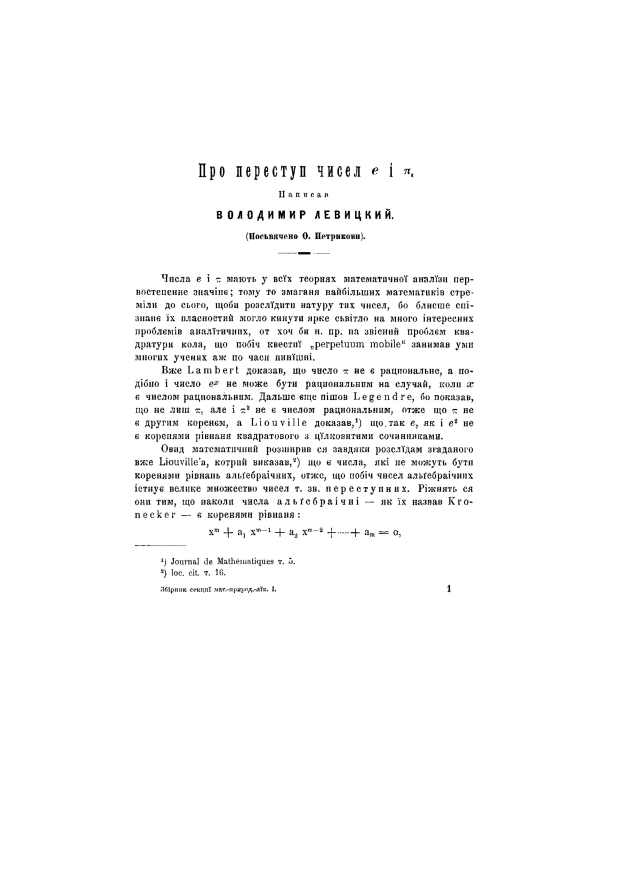
#> input picture hw_0/imgs_0/img_0.jpg, 2482 x 3508 px (shown at 1/4 size)
$ python -i b_w.py   (imports and definitions only)
#> lines starting #> are read from the running program, lines starting #| are printed output that depends on the picture; after the words box and inside, x2 and y2 are one past the last pixel; in counts of white or black regions, pixels touching at a corner belong together
#> in main, img is the input picture: shape (3508, 2482); min 0, max 255, mean 249
### hw_0/image_resize.py
import cv2


def image_resize(image, width = None, height = None, inter = cv2.INTER_AREA):
    # initialize the dimensions of the image to be resized and
    # grab the image size
#> called with height = 950, inter = 3
    dim = None
    (h, w) = image.shape[:2]
#> h = 3508; w = 2482

    # if both the width and height are None, then return the
    # original image
    if width is None and height is None:
        return image

    # check to see if the width is None
    if width is None:
        # calculate the ratio of the height and construct the
        # dimensions
        r = height / float(h)
#> r = 0.271
        dim = (int(w * r), height)
#> dim = (672, 950)

    # otherwise, the height is None
    else:
        # calculate the ratio of the width and construct the
        # dimensions
        r = width / float(w)
        dim = (width, int(h * r))

    # resize the image
    resized = cv2.resize(image, dim, interpolation = inter)
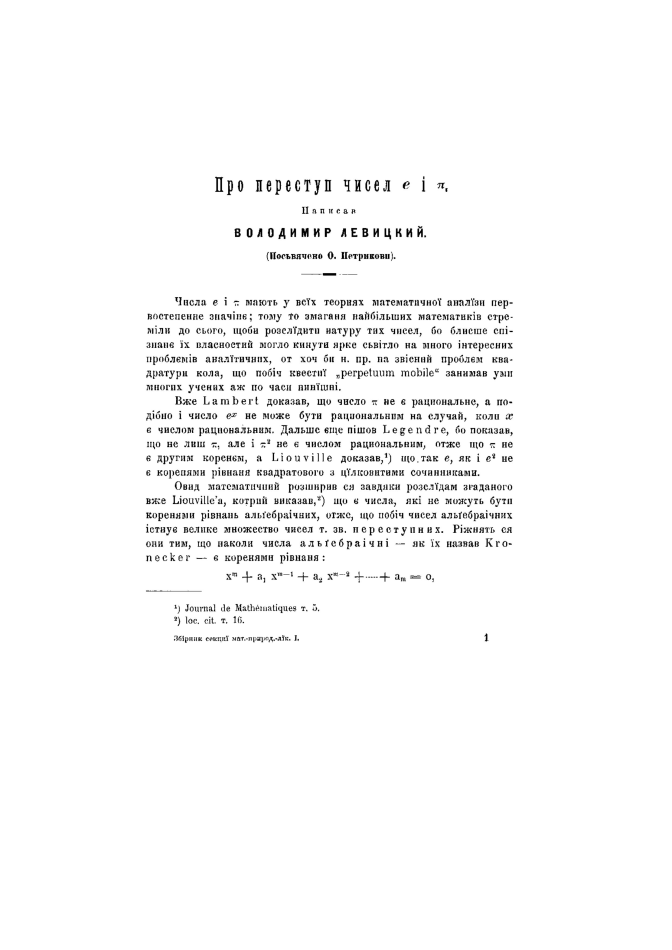
#> resized: shape (950, 672); min 0, max 255, mean 249

    # return the resized image
    return resized

### hw_0/b_w.py
import cv2
import numpy as np
from image_resize import image_resize

def main(file):
    rgb = (0, 255, 255)
    img = cv2.imread(file, cv2.IMREAD_GRAYSCALE)

    img = image_resize(img, height=950)

    kernel = np.ones((5,5),np.uint8)
    changed = cv2.erode(img, kernel, iterations=3)
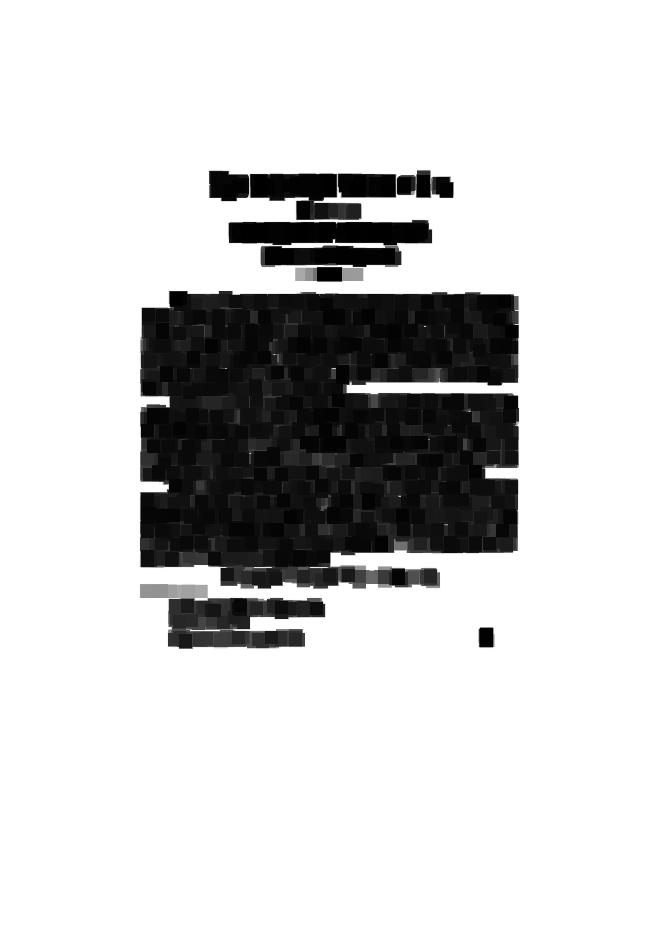
#> changed: shape (950, 672); min 0, max 255, mean 209.6
    changed = cv2.dilate(changed, kernel, iterations=3)
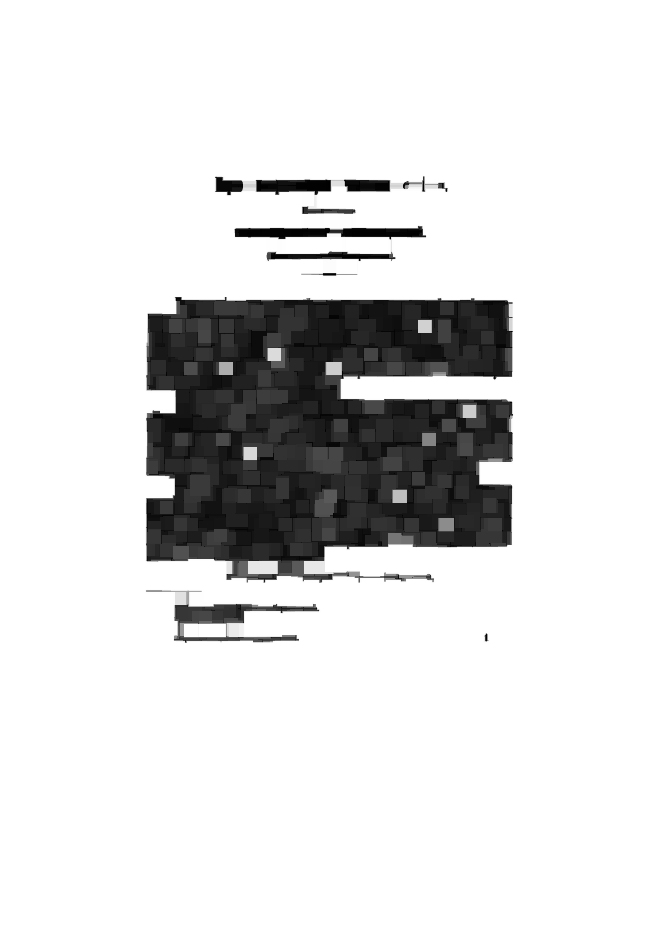
#> changed: shape (950, 672); min 0, max 255, mean 223.3

    ret, changed = cv2.threshold(changed, 127, 255, cv2.THRESH_BINARY+cv2.THRESH_OTSU)
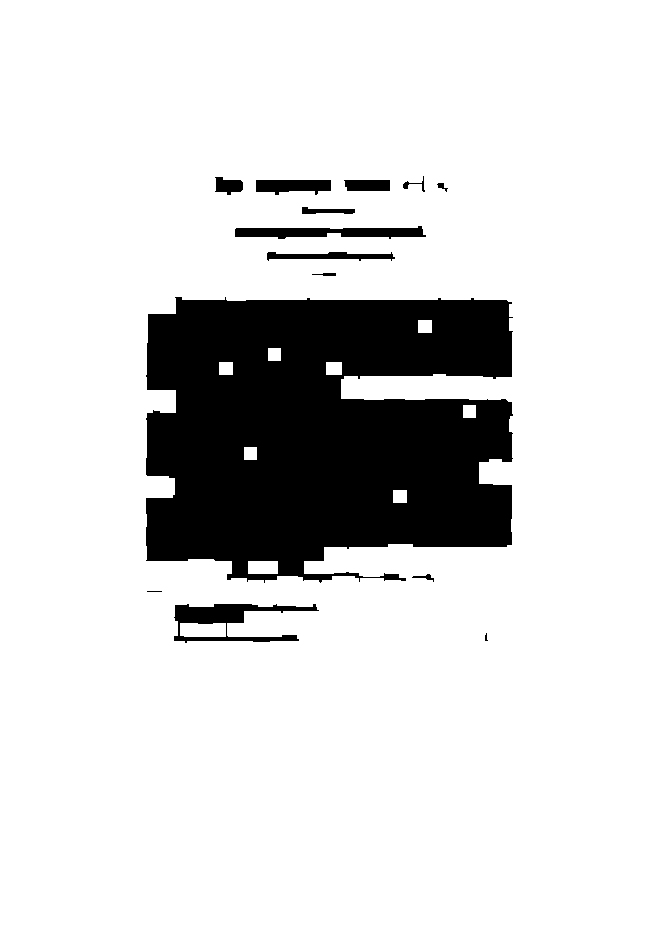
#> changed: shape (950, 672); 85.5% white; 14 black regions (2 under 20 px), largest, box (x1, y1, x2, y2) and area: (146, 297, 513, 583) 86009, (174, 604, 319, 643) 2203, (235, 226, 426, 239) 1654
#> ret = 147
    ind = np.argwhere(changed == 0)
#> ind = 92794 pairs, first value 176 to 642, second value 146 to 512

    top_left = np.min(ind[:, 0]), np.min(ind[:, 1])
#> top_left = (176, 146)
    btm_right = np.max(ind[:, 0]), np.max(ind[:, 1])
#> btm_right = (642, 512)


    r = changed[top_left[0]:btm_right[0], top_left[1]:btm_right[1]]
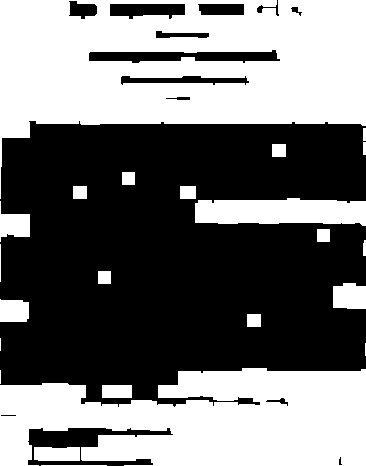
#> r: shape (466, 366); 45.6% white; 23 white regions (3 under 20 px), largest, box (x1, y1, x2, y2) and area: (0, 0, 366, 199) 41392, (0, 368, 366, 466) 27742, (195, 198, 366, 226) 3995
    resi2 = img[top_left[0]:btm_right[0], top_left[1]:btm_right[1]]
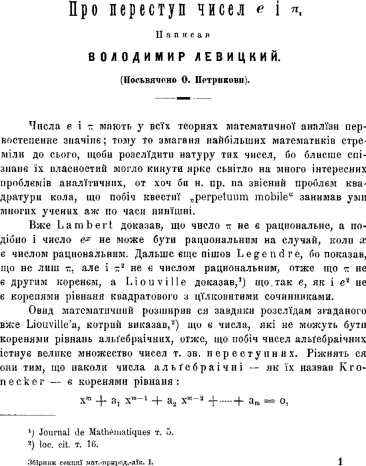
#> resi2: shape (466, 366); min 0, max 255, mean 232.6
    cv2.imshow('image', resi2)
    while(1):
        if cv2.waitKey(10) == ord('q'):
#> (key q is pressed here)
            cv2.destroyWindow('image')
            break

>>> result = main('imgs_0/img_0.jpg')

$ run again, on hw_0/imgs_0/img_1.jpg
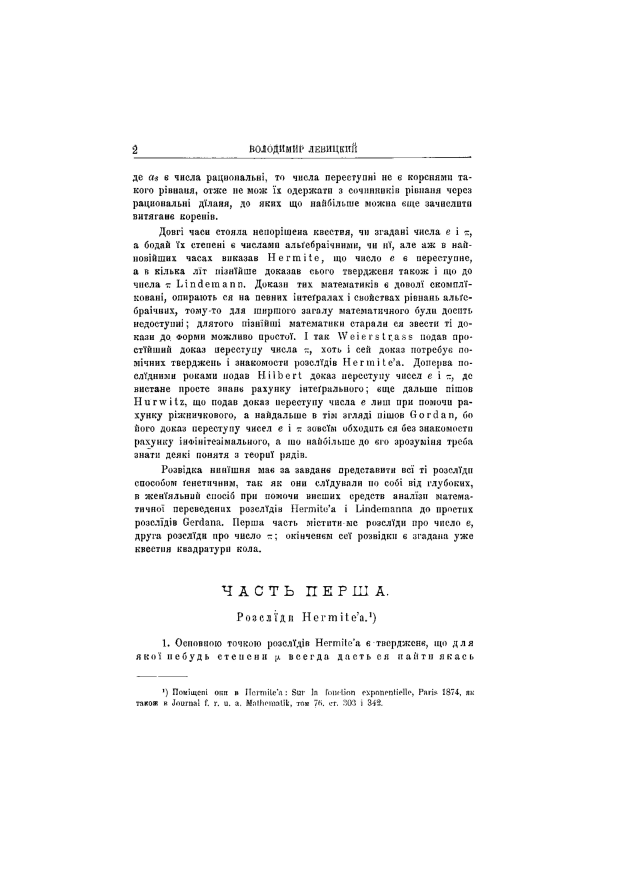
#> input picture hw_0/imgs_0/img_1.jpg, 2482 x 3508 px (shown at 1/4 size)
#> in main, img is the input picture: shape (3508, 2482); min 0, max 255, mean 245.6
#> in main, `ret, changed = cv2.threshold(changed, 127, 255, cv2.THRESH_BINARY+cv2...`:
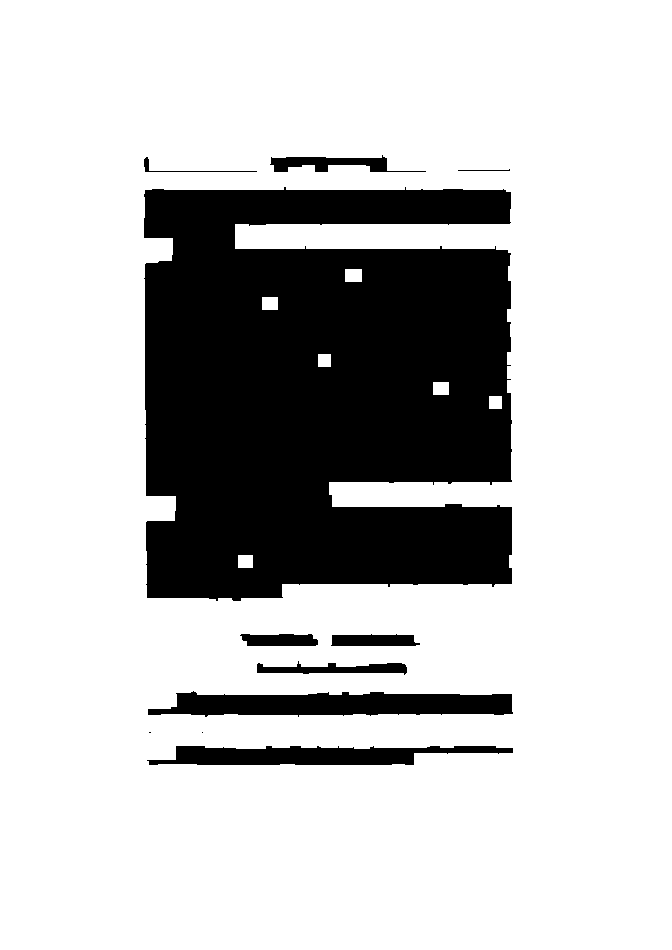
#> changed: shape (950, 672); 76.8% white; 11 black regions (2 under 20 px), largest, box (x1, y1, x2, y2) and area: (144, 187, 512, 601) 131865, (148, 691, 513, 717) 6970, (147, 746, 513, 765) 4781
#> ret = 146
#> ind = 147934 pairs, first value 155 to 764, second value 144 to 512
#> top_left = (155, 144)
#> btm_right = (764, 512)
#> in main, `resi2 = img[top_left[0]:btm_right[0], top_left[1]:btm_right[1]]`:
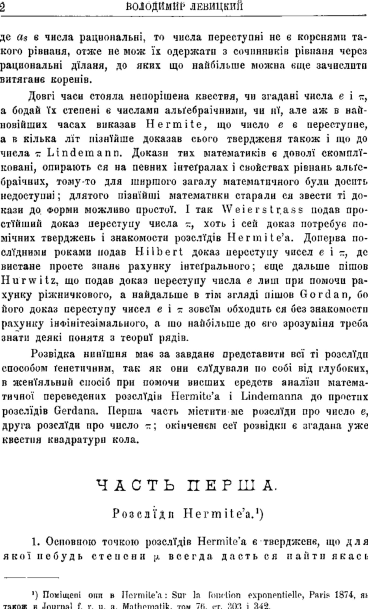
#> resi2: shape (609, 368); min 0, max 255, mean 228.4

$ run again, on hw_0/imgs_0/img_2.jpg
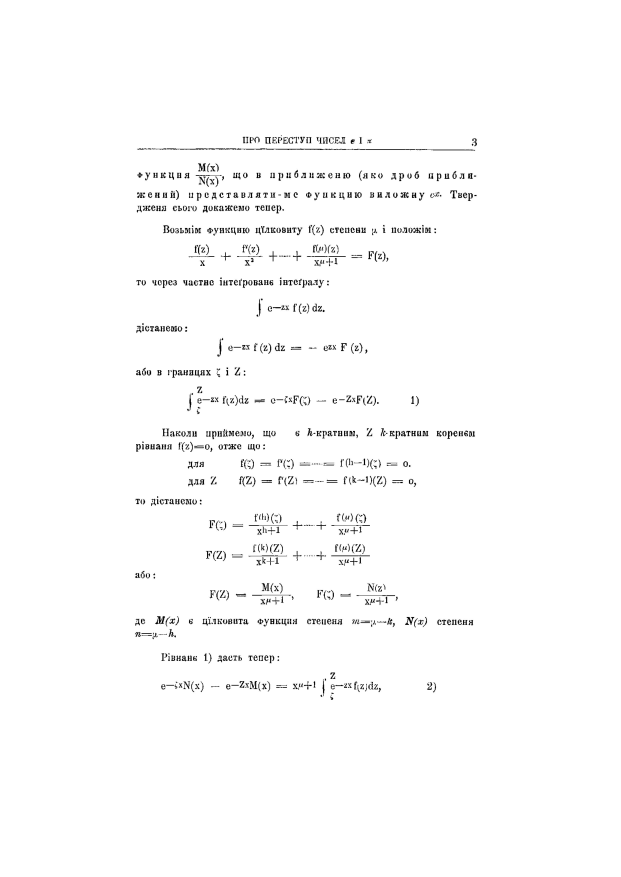
#> input picture hw_0/imgs_0/img_2.jpg, 2482 x 3508 px (shown at 1/4 size)
#> in main, img is the input picture: shape (3508, 2482); min 0, max 255, mean 251.2
#> in main, `ret, changed = cv2.threshold(changed, 127, 255, cv2.THRESH_BINARY+cv2...`:
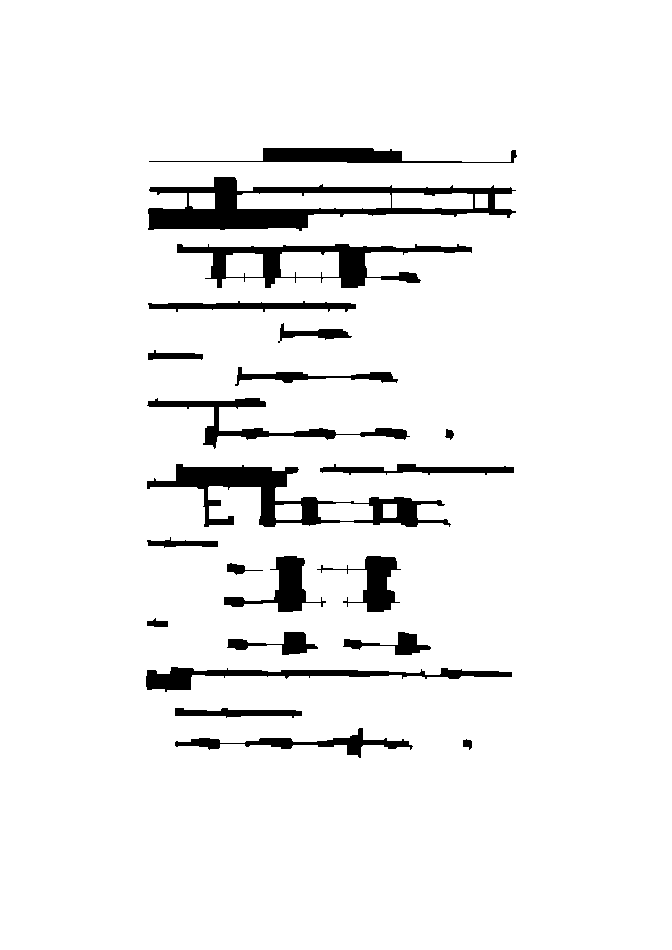
#> changed: shape (950, 672); 94.3% white; 22 black regions, largest, box (x1, y1, x2, y2) and area: (148, 177, 516, 231) 7246, (147, 464, 451, 527) 5503, (177, 244, 472, 288) 4055
#> ret = 158
#> ind = 36290 pairs, first value 148 to 757, second value 146 to 516
#> top_left = (148, 146)
#> btm_right = (757, 516)
#> in main, `resi2 = img[top_left[0]:btm_right[0], top_left[1]:btm_right[1]]`:
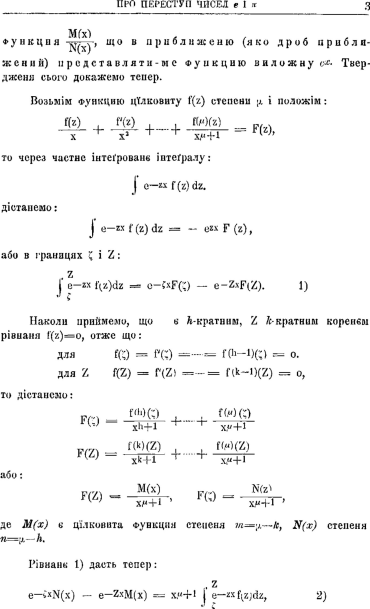
#> resi2: shape (609, 370); min 1, max 255, mean 244.2
